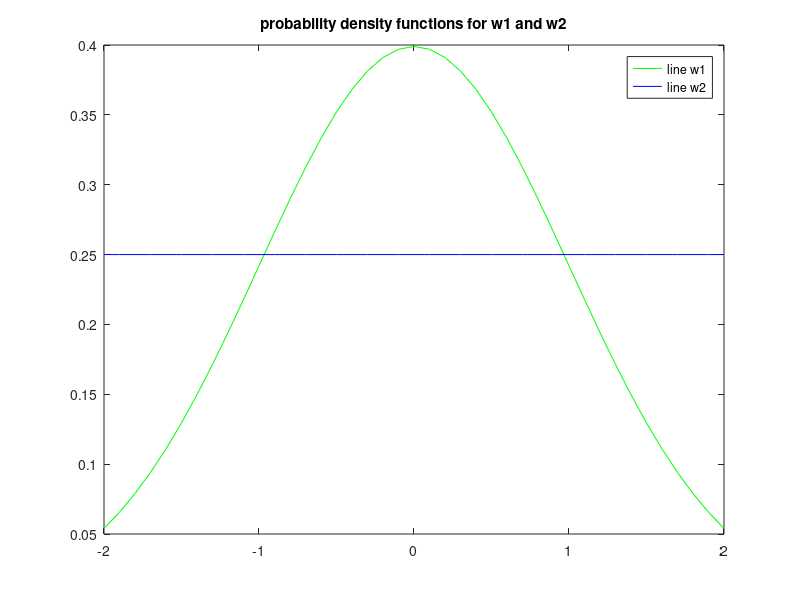

Recreate this plot in MATLAB.
x = -2:.1:2;
mu = 0;
sigma = 1;
y1 = pdf('normal', x, mu, sigma);
y2 = pdf('uniform', x, -2, 2);

figure(1);
plot(x, y1, 'g', x, y2, 'b');
title('probability density functions for w1 and w2');
legend('line w1', 'line w2')